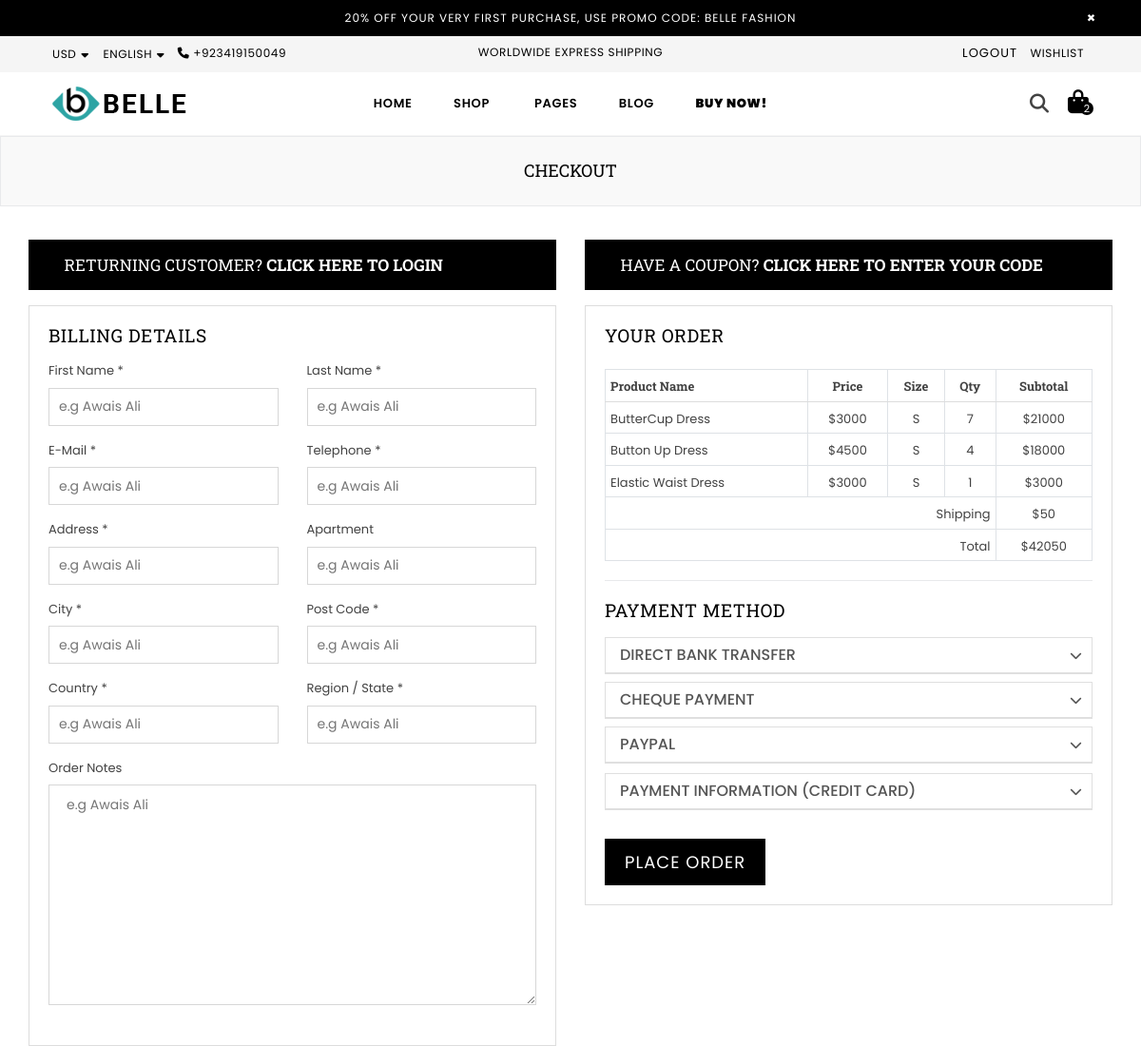
The page /checkout (signed in, upper part) on the database as committed earlier.
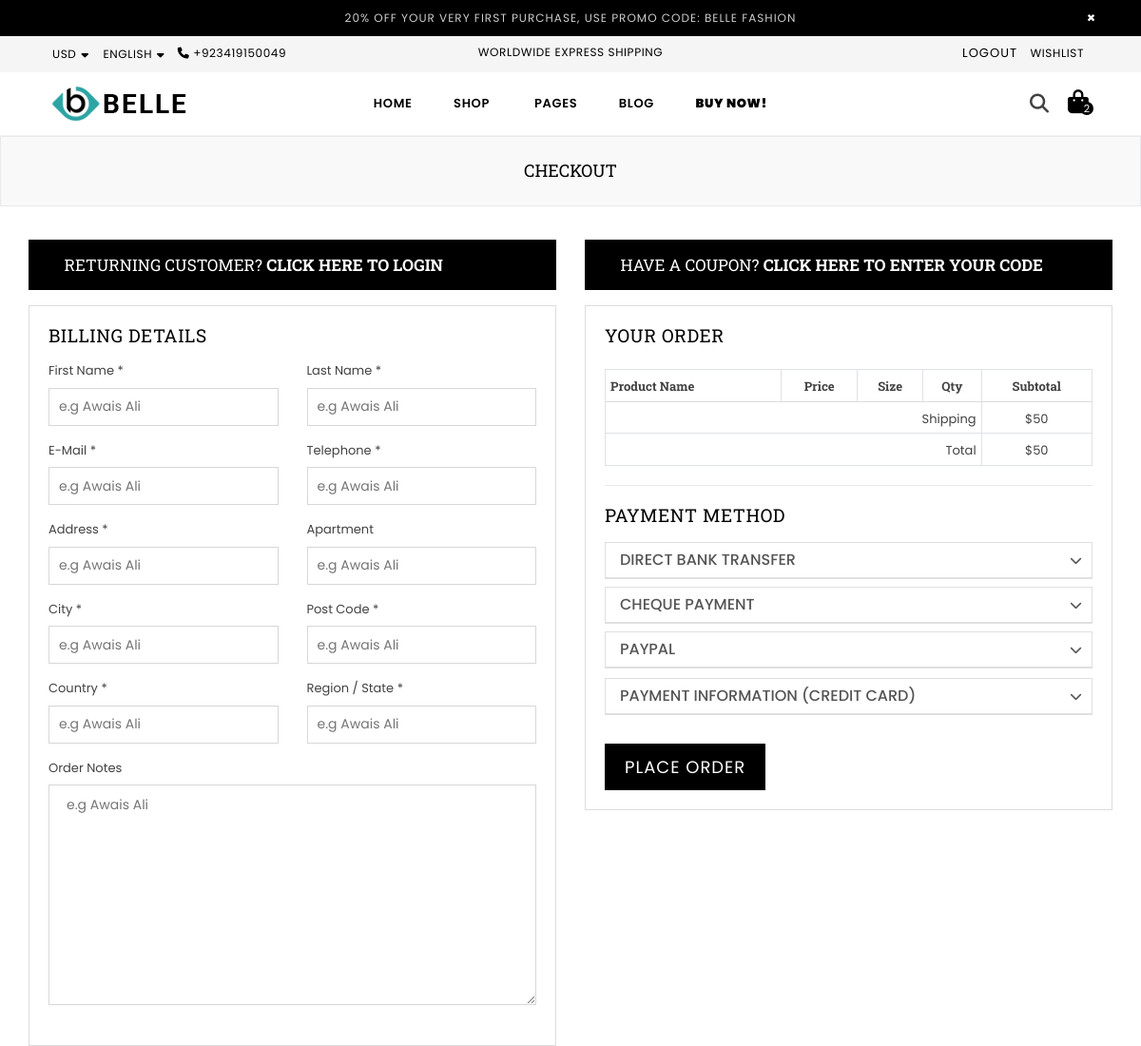
The same page on the database as committed later.
### app/models.py (models this page shows, shortened)
class CartItem(models.Model):
    user = models.ForeignKey(User, on_delete=models.CASCADE)
    product = models.ForeignKey(Products, on_delete=models.CASCADE)
    color = models.CharField(max_length=100)
    size = models.CharField(max_length=100)
    quantity = models.PositiveIntegerField(default=1)
    note = models.TextField(blank=True, null=True)  # Optional notes for the cart item
    terms_accepted = models.BooleanField(default=False)  # Terms acceptance status
    class Meta:
        constraints = [
            models.UniqueConstraint(fields=['user', 'product', 'color', 'size'], name='unique_cart_item')
        ]

class Products(models.Model):
    name=models.CharField(max_length=100)
    description=models.TextField()
    slug=models.SlugField(max_length=50,unique=True,blank=True)
    in_stock=models.BooleanField()
    stock_quantity=models.IntegerField()
    last_update=models.DateTimeField(auto_now=True)
    sku=models.CharField(max_length=50)
    price=models.IntegerField()
    striked_price=models.IntegerField(blank=True,null=True,default=0)
    product_type=models.CharField(max_length=20)
    collections=models.CharField(max_length=50)
    main_image= models.ImageField(upload_to='products/')  # Shown by default
    hover_image= models.ImageField(upload_to='products/')  # Shown on hover
    tag=models.ManyToManyField('Tag',related_name='products',blank=True)
    sizes = models.ManyToManyField(Size, related_name='products', blank=True)
    color = models.ManyToManyField(Color, related_name='productscolor', blank=True)
    brand=models.ForeignKey(Brand, on_delete=models.CASCADE,related_name='brand',blank=True)
    class Meta:
        verbose_name = "Product"  # Correct singular form
        verbose_name_plural = "Products"  # Correct plural form

### app/views.py (the view)
# urls.py: path("checkout",views.Checkout,name="checkout"),
def Checkout(request):
    payment_form=PaymentForm()
    if request.method == 'POST':
        form = CheckoutForm(request.POST)
        payment_form = PaymentForm(request.POST)
        if form.is_valid() and payment_form.is_valid():
            checkout = form.save(commit=False)
            checkout.user = request.user
            checkout.save()
            order = Order.objects.create(
                user=request.user,
                first_name=checkout.first_name,
                last_name=checkout.last_name,
                email=checkout.email,
                phone_number=checkout.phone_number,
                address=checkout.address,
                apartment=checkout.appartment,  # notice 'apartment' in Order model
                city=checkout.city,
                postal_code=checkout.postal_code,
                country=checkout.country,
                state=checkout.state,
                notes=checkout.notes,
                terms_accepted=False,  # or handle from form if you like
                total_price=0,         # we will calculate later
            )
            payment = payment_form.save(commit=False)
            payment.order = order
            payment.save()
            cart_items = CartItem.objects.filter(user=request.user)
            for item in cart_items:
                OrderItem.objects.create(
                    order=order,
                    product=item.product,
                    quantity=item.quantity,
                    price=item.product.price,
                    color=item.color,
                    size=item.size,
                )
            order.calculate_total_price()
            cart_items.delete()
            messages.success(request, 'Your order has been placed successfully!')
            return redirect('order_confirmation')
        else:
            messages.error(request, 'Please fill in all the required fields.')
            return redirect('checkout')
    else:
        form = CheckoutForm()
    cart_items = CartItem.objects.filter(user=request.user)
    for cart_item in cart_items:
        cart_item.subtotal = cart_item.quantity * cart_item.product.price
    shipping_cost = 50
    subtotal = sum(item.product.price * item.quantity for item in cart_items)
    grand_total = subtotal + shipping_cost
    context = {
        'payment_form': payment_form,
        'form': form,
        'cart_items': cart_items,
        'subtotal': subtotal,
        'shipping_cost': shipping_cost,
        'grand_total': grand_total,
    }
    return render(request, 'app/checkout.html', context)

### app/forms.py
class PaymentForm(forms.ModelForm):
    class Meta:
        model = Payment
        fields = [
            'method',
            'card_name',
            'card_type',
            'card_number',
            'card_cvv',
            'card_expiry',
        ]

### app/templates/app/checkout.html (shortened to what the changed rows need)
{% extends "base.html" %} {% load static %} {% block title %} BELLE | CHECKOUT {% endblock title %} {% block content %}
<div id="page-content">
  <div class="page section-header text-center">
    <div class="page-title">
      <div class="wrapper"><h1 class="page-width">Checkout</h1></div>
    </div>
  </div>
  <div class="container">
    <form method="POST">
      <div class="row billing-fields">
        <div class="col-xl-6 col-lg-6 col-md-6 col-sm-12 sm-margin-30px-bottom">
          <div class="create-ac-content bg-light-gray padding-20px-all">
            <fieldset>
              <h2 class="login-title mb-3">Billing details</h2>
            </fieldset>
          </div>
        </div>
        <div class="col-xl-6 col-lg-6 col-md-6 col-sm-12">
          <div class="your-order-payment">
            <div class="your-order">
              <h2 class="order-title mb-4">Your Order</h2>
              <div class="table-responsive-sm order-table">
                <table class="bg-white table table-bordered table-hover text-center">
                  <thead>
                    <tr>
                      <th class="text-left">Product Name</th>
                      <th>Price</th>
                      <th>Size</th>
                      <th>Qty</th>
                      <th>Subtotal</th>
                    </tr>
                  </thead>
                  <tbody>
                    {% for item in cart_items %}
                    <tr>
                      <td class="text-left">{{ item.product.name }}</td>
                      <td>${{ item.product.price }}</td>
                      <td>{{ item.size }}</td>
                      <td>{{ item.quantity }}</td>
                      <td>${{ item.subtotal }}</td>
                    </tr>
                    {% endfor %}
                  </tbody>
                  <tfoot class="font-weight-600">
                    <tr>
                      <td colspan="4" class="text-right">Total</td>
                      <td>${{ grand_total }}</td>
                    </tr>
                  </tfoot>
                </table>
              </div>
            </div>
            <div class="your-payment">
              <h2 class="payment-title mb-3">payment method</h2>
            </div>
          </div>
        </div>
      </div>
    </form>
  </div>
</div>
{% endblock content %}

Rows that differ between the two databases and show on the page:
removed CartItem: product.name "ButterCup Dress", product.price "3000", size "S", quantity "7", subtotal "21000"
removed CartItem: product.name "Button Up Dress", product.price "4500", size "S", quantity "4", subtotal "18000"
removed CartItem: product.name "Elastic Waist Dress", product.price "3000", size "S", quantity "1", subtotal "3000"
Other text that changed with them:
{{ grand_total }}: "42050" → "50"
